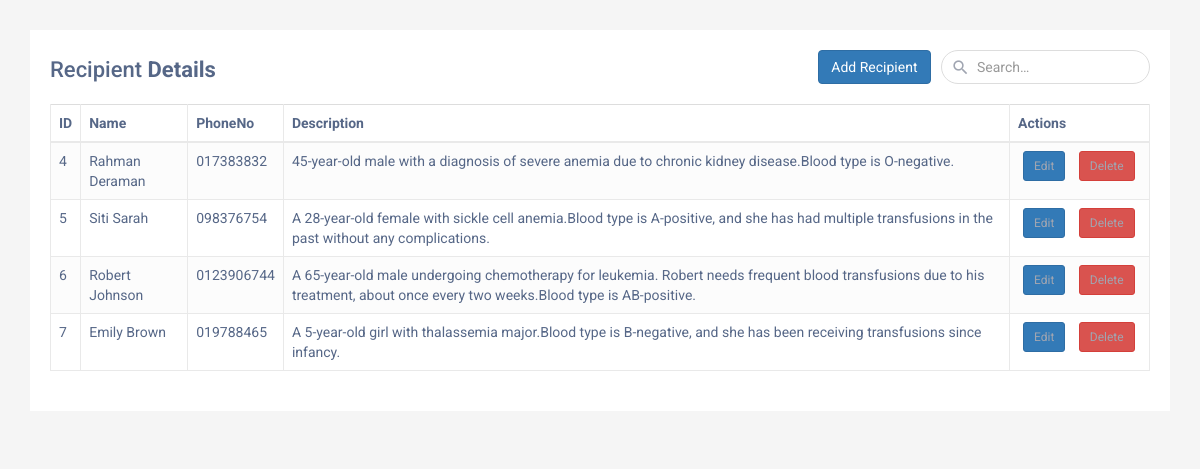
/Project_obbs/recipientPage.php, run on the app's committed database.
### tables this page shows
CREATE TABLE `recipients` (
  `ID` int(11) NOT NULL,
  `name` varchar(100) NOT NULL,
  `phoneNum` varchar(20) DEFAULT NULL,
  `Descrip` varchar(200) DEFAULT NULL
);

### Project_obbs/recipientPage.php (the view, shortened to what this page needs)
<!DOCTYPE html>
<html lang="en">
<head>
<link rel="stylesheet" href="https://maxcdn.bootstrapcdn.com/font-awesome/4.7.0/css/font-awesome.min.css">
<link rel="stylesheet" href="https://maxcdn.bootstrapcdn.com/bootstrap/3.3.7/css/bootstrap.min.css">
</head>
<body>
    <div class="container">
        <div class="table-responsive">
            <div class="table-wrapper">
                <div class="table-title">
                    <div class="row">
                        <div class="col-sm-8"><h2>Recipient <b>Details</b></h2></div>
                        <div class="col-sm-4">
                        <form class="search-box" method="GET" action="searchRecipient.php">
                                <i class="material-icons">&#xE8B6;</i>
                                <input type="text" name="search" class="form-control" placeholder="Search&hellip;">
                            </form>
                            <div class="col-sm-3">
                                <div class="add">
                                <a class="btn btn-primary" href="/Project_obbs/createRecipient.php" role="button" >Add Recipient</a>
                                </div>
                            </div>
                        </div>
                    </div>
                </div>
                <table class="table table-striped table-hover table-bordered">
                    <thead>
                        <tr>
                            <th>ID</th>
                            <th>Name</th>
                            <th>PhoneNo</th>
                            <th>Description</th>
                            <th>Actions</th>
                        </tr>
                    </thead>
                    <tbody>
                        <?php
                        $servername = "localhost";
                        $username = "root";
                        $password="";
                        $database="bloodbank";
                        $connection = new mysqli($servername,$username,$password,$database) ;
                        $sql = "SELECT * FROM recipients";
                        $result = $connection->query($sql);
                        while($row = $result ->fetch_assoc()){
                            echo "
                            <tr>
                                <td>$row[ID]</td>
                                <td>$row[name]</td>
                                <td>$row[phoneNum]</td>
                                <td>$row[Descrip]</td>
                                <td>
                                    <a class='btn btn-primary btn-sm' href='/Project_obbs/editRecipient.php?ID=$row[ID]'>Edit</a>
                                    <a class='btn btn-danger btn-sm' href='/Project_obbs/deleteRecipient.php?ID=$row[ID]'>Delete</a>
                                </td>
                            </tr>
                            ";
                        }
                     ?>
                    </tbody>
                </table>
            </div>
        </div>
    </div>
</body>
</html>

### Project_obbs/recipientPage.php (style rules this page uses)
body { color: #566787; background: #f5f5f5; font-family: 'Roboto', sans-serif; }
.table-responsive { margin: 30px 0; }
.table-wrapper { min-width: 1000px; background: #fff; padding: 20px; box-shadow: 0 1px 1px rgba(0,0,0,.05); }
.table-title { padding-bottom: 10px; margin: 0 0 10px; }
.table-title h2 { margin: 8px 0 0; font-size: 22px; }
.search-box { position: relative; float: right; }
.search-box input { height: 34px; border-radius: 20px; padding-left: 35px; border-color: #ddd; box-shadow: none; }
.search-box i { color: #a0a5b1; position: absolute; font-size: 19px; top: 8px; left: 10px; }
table.table tr th, table.table tr td { border-color: #e9e9e9; }
table.table-striped tbody tr:nth-of-type(odd) { background-color: #fcfcfc; }
table.table td:last-child { width: 140px; }
table.table td a { color: #a0a5b1; display: inline-block; margin: 0 5px; }

### data on the page
recipients: ID "4", name "Rahman Deraman", phoneNum "017383832", Descrip "45-year-old male with a diagnosis of severe anemia due to chronic kidney disease.Blood type is O-negative."
recipients: ID "5", name "Siti Sarah", phoneNum "098376754", Descrip "A 28-year-old female with sickle cell anemia.Blood type is A-positive, and she has had multiple transfusions in the past without any complications."
recipients: ID "6", name "Robert Johnson", phoneNum "0123906744", Descrip "A 65-year-old male undergoing chemotherapy for leukemia. Robert needs frequent blood transfusions due to his treatment, about once every two weeks.Blood type is AB-positive."
recipients: ID "7", name "Emily Brown", phoneNum "019788465", Descrip "A 5-year-old girl with thalassemia major.Blood type is B-negative, and she has been receiving transfusions since infancy."
